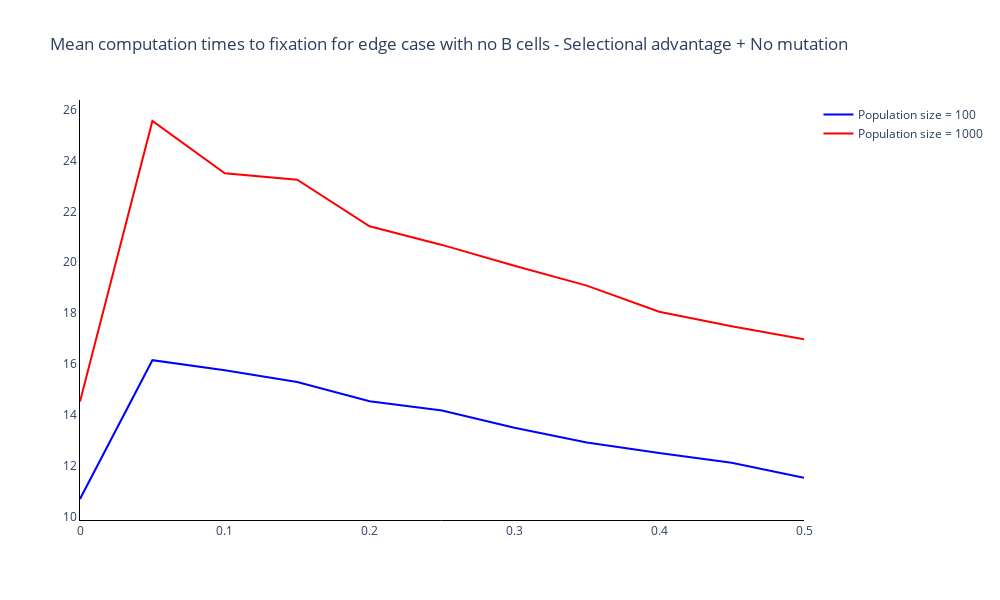

Notebook code cell kept with this figure:
### Markdown cell above
### Plot mean computation times to fixation

### Code cell
# Trace names - represent the transition probabilities used for the simulation
trace_name = ['Population size = {}'.format(N) for N in small_N]

fig = go.Figure()

# Add traces of the transition probabilities
for n, _ in enumerate(small_N):
    fig.add_trace(
        go.Scatter(
            y = mean_computation_time[:, n],
            x = choices_s,
            mode = 'lines',
            name = trace_name[n],
            line_color = colours[n]
        )
    )

fig.update_layout(
    title='Mean computation times to fixation for edge case with no B cells - Selectional advantage + No mutation',
    width=1000, 
    height=600,
    plot_bgcolor='white',
    xaxis=dict(linecolor='black'),
    yaxis=dict(linecolor='black'),
    )

### Figure 1 — Plotly figure (JSON) as saved in the notebook; plotly's stock layout.template omitted (floating-point values rounded to 4 significant figures)
{"data": [{"line": {"color": "blue"}, "mode": "lines", "name": "Population size = 100", "type": "scatter", "x": [0, 0.05, 0.1, 0.15, 0.2, 0.25, 0.3, 0.35, 0.4, 0.45, 0.5], "y": [10.69, 16.15, 15.75, 15.29, 14.53, 14.18, 13.5, 12.91, 12.5, 12.11, 11.53]}, {"line": {"color": "red"}, "mode": "lines", "name": "Population size = 1000", "type": "scatter", "x": [0, 0.05, 0.1, 0.15, 0.2, 0.25, 0.3, 0.35, 0.4, 0.45, 0.5], "y": [14.53, 25.56, 23.5, 23.24, 21.41, 20.68, 19.86, 19.08, 18.05, 17.49, 16.97]}], "layout": {"height": 600, "plot_bgcolor": "white", "title": {"text": "Mean computation times to fixation for edge case with no B cells - Selectional advantage + No mutation"}, "width": 1000, "xaxis": {"linecolor": "black"}, "yaxis": {"linecolor": "black"}}}
